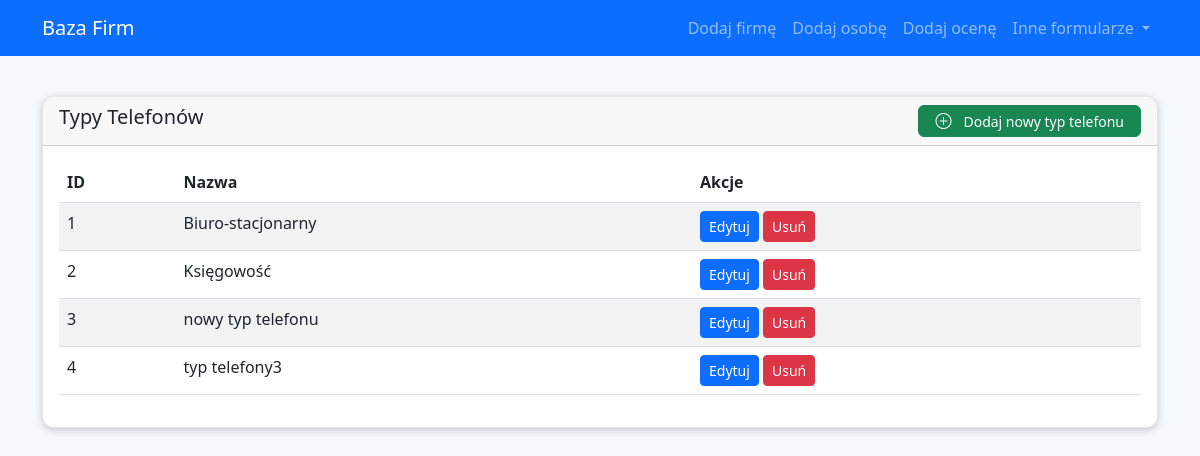
Page /phone_types on the earlier database version.
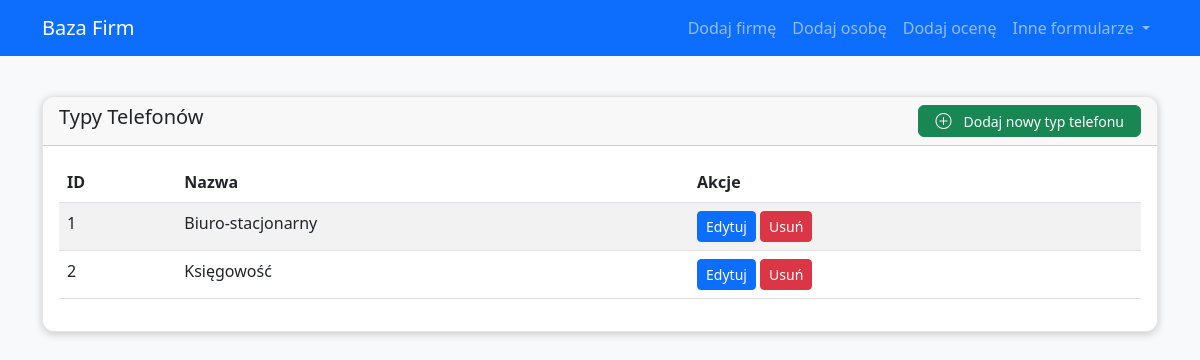
Same page on the later database version.
### app/models.py (models this page shows)
class TelefonTyp(db.Model):
    __tablename__ = 'TELEFON_TYP'
    ID_TELEFON_TYP = db.Column(db.Integer, primary_key=True)
    Typ_telefonu = db.Column(db.Text)
    telefony = db.relationship('Telefon', backref='typ_telefonu', lazy='dynamic')

### app/routes.py (the view)
@main.route('/phone_types')
def list_phone_types():
    phone_types = TelefonTyp.query.all()
    return render_template('phone_types.html', items=phone_types, title='Typy Telefonów')

### app/templates/phone_types.html
{% extends 'base.html' %}
{% block content %}
<div class="row">
    <div class="col-12">
        <div class="card">
            <div class="card-header d-flex justify-content-between align-items-center">
                <h5 class="card-title">{{ title }}</h5>
                 <a href="{{ url_for('main.new_phone_type') }}" class="btn btn-success btn-sm">
                    <i class="bi bi-plus-circle"></i> Dodaj nowy typ telefonu
                </a>
            </div>
            <div class="card-body">
                <table class="table table-striped">
                    <thead>
                        <tr>
                            <th>ID</th>
                            <th>Nazwa</th>
                            <th>Akcje</th>
                        </tr>
                    </thead>
                    <tbody>
                        {% for item in items %}
                        <tr>
                            <td>{{ item.ID_TELEFON_TYP }}</td>
                            <td>{{ item.Typ_telefonu }}</td>
                            <td>
                                <a href="{{ url_for('main.edit_phone_type', id=item.ID_TELEFON_TYP) }}" class="btn btn-sm btn-primary">Edytuj</a>
                                <form action="{{ url_for('main.delete_phone_type', id=item.ID_TELEFON_TYP) }}" method="POST" style="display: inline;">
                                    <button type="submit" class="btn btn-sm btn-danger" onclick="return confirm('Czy na pewno chcesz usunąć ten typ telefonu?');">Usuń</button>
                                </form>
                            </td>
                        </tr>
                        {% endfor %}
                    </tbody>
                </table>
            </div>
        </div>
    </div>
</div>
{% endblock %}

Differences in the rows shown:
removed TelefonTyp: ID_TELEFON_TYP "3", Typ_telefonu "nowy typ telefonu"
removed TelefonTyp: ID_TELEFON_TYP "4", Typ_telefonu "typ telefony3"
